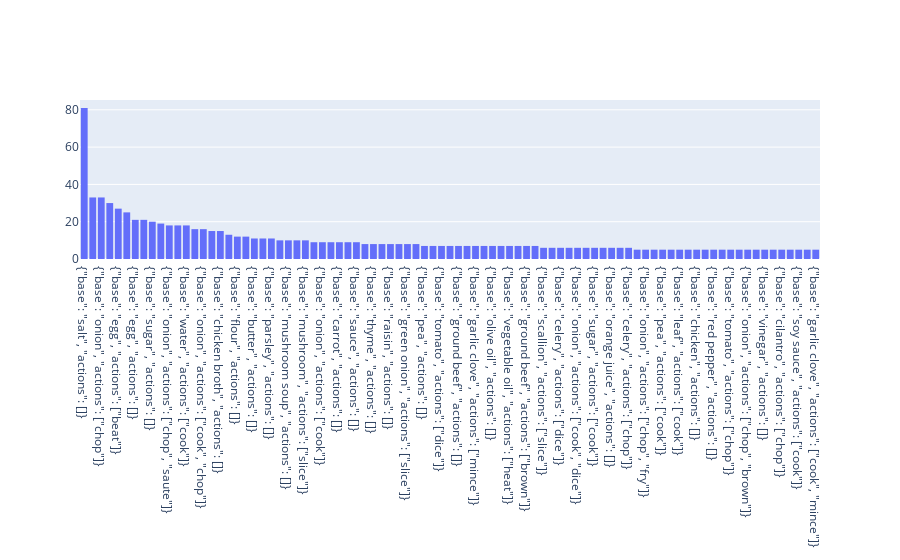

The cell this chart's notebook holds for it:
### Code cell
ing = EA.Ingredient("rice")
ing.apply_action("cook")

keys, values = EA.m_mix.get_adjacent(ing.to_json())
data = go.Histogram(x=keys, y=values, histfunc="sum")
iplot([data])

### Figure 1 — Plotly figure (JSON) as saved in the notebook; plotly's stock layout.template omitted (floating-point values rounded to 4 significant figures)
{"data": [{"histfunc": "sum", "type": "histogram", "x": ["{\"base\": \"salt\", \"actions\": []}", "{\"base\": \"water\", \"actions\": []}", "{\"base\": \"onion\", \"actions\": [\"chop\"]}", "{\"base\": \"soy sauce\", \"actions\": []}", "{\"base\": \"egg\", \"actions\": [\"beat\"]}", "{\"base\": \"salt\", \"actions\": [\"cook\"]}", "{\"base\": \"egg\", \"actions\": []}", "{\"base\": \"parsley\", \"actions\": [\"chop\"]}", "{\"base\": \"sugar\", \"actions\": []}", "{\"base\": \"cheese\", \"actions\": []}", "{\"base\": \"onion\", \"actions\": [\"chop\", \"saute\"]}", "{\"base\": \"pepper\", \"actions\": []}", "{\"base\": \"water\", \"actions\": [\"cook\"]}", "{\"base\": \"milk\", \"actions\": []}", "{\"base\": \"onion\", \"actions\": [\"cook\", \"chop\"]}", "{\"base\": \"black pepper\", \"actions\": []}", "{\"base\": \"chicken broth\", \"actions\": []}", "{\"base\": \"cheese\", \"actions\": [\"grate\"]}", "{\"base\": \"flour\", \"actions\": []}", "{\"base\": \"garlic\", \"actions\": []}", "{\"base\": \"butter\", \"actions\": []}", "{\"base\": \"butter\", \"actions\": [\"melt\"]}", "{\"base\": \"parsley\", \"actions\": []}", "{\"base\": \"olive oil\", \"actions\": [\"cook\", \"heat\"]}", "{\"base\": \"mushroom soup\", \"actions\": []}", "{\"base\": \"olive oil\", \"actions\": [\"heat\"]}", "{\"base\": \"mushroom\", \"actions\": [\"slice\"]}", "{\"base\": \"green onion\", \"actions\": [\"chop\"]}", "{\"base\": \"onion\", \"actions\": [\"cook\"]}", "{\"base\": \"curry\", \"actions\": []}", "{\"base\": \"carrot\", \"actions\": []}", "{\"base\": \"chicken broth\", \"actions\": [\"cook\"]}", "{\"base\": \"sauce\", \"actions\": []}", "{\"base\": \"butter\", \"actions\": [\"cook\"]}", "{\"base\": \"thyme\", \"actions\": []}", "{\"base\": \"lemon juice\", \"actions\": []}", "{\"base\": \"raisin\", \"actions\": []}", "{\"base\": \"clove garlic\", \"actions\": []}", "{\"base\": \"green onion\", \"actions\": [\"slice\"]}", "{\"base\": \"almond\", \"actions\": []}", "{\"base\": \"pea\", \"actions\": []}", "{\"base\": \"chicken stock\", \"actions\": []}", "{\"base\": \"tomato\", \"actions\": [\"dice\"]}", "{\"base\": \"onion\", \"actions\": []}", "{\"base\": \"ground beef\", \"actions\": []}", "{\"base\": \"pork\", \"actions\": []}", "{\"base\": \"garlic clove\", \"actions\": [\"mince\"]}", "{\"base\": \"pea\", \"actions\": [\"thaw\"]}", "{\"base\": \"olive oil\", \"actions\": []}", "{\"base\": \"tomato\", \"actions\": []}", "{\"base\": \"vegetable oil\", \"actions\": [\"heat\"]}", "{\"base\": \"scallion\", \"actions\": [\"chop\"]}", "{\"base\": \"ground beef\", \"actions\": [\"brown\"]}", "{\"base\": \"cream\", \"actions\": [\"sour\"]}", "{\"base\": \"scallion\", \"actions\": [\"slice\"]}", "{\"base\": \"shrimp\", \"actions\": [\"cook\"]}", "{\"base\": \"celery\", \"actions\": [\"dice\"]}", "{\"base\": \"ground black pepper\", \"actions\": []}", "{\"base\": \"onion\", \"actions\": [\"cook\", \"dice\"]}", "{\"base\": \"egg\", \"actions\": [\"cook\", \"beat\"]}", "{\"base\": \"sugar\", \"actions\": [\"cook\"]}", "{\"base\": \"chicken\", \"actions\": [\"cook\"]}", "{\"base\": \"orange juice\", \"actions\": []}", "{\"base\": \"vegetable oil\", \"actions\": []}", "{\"base\": \"celery\", \"actions\": [\"chop\"]}", "{\"base\": \"paprika\", \"actions\": [\"cook\"]}", "{\"base\": \"onion\", \"actions\": [\"chop\", \"fry\"]}", "{\"base\": \"chicken soup\", \"actions\": []}", "{\"base\": \"pea\", \"actions\": [\"cook\"]}", "{\"base\": \"red onion\", \"actions\": [\"chop\"]}", "{\"base\": \"leaf\", \"actions\": [\"cook\"]}", "{\"base\": \"season\", \"actions\": []}", "{\"base\": \"chicken\", \"actions\": []}", "{\"base\": \"cayenne\", \"actions\": []}", "{\"base\": \"red pepper\", \"actions\": []}", "{\"base\": \"egg\", \"actions\": [\"cook\"]}", "{\"base\": \"tomato\", \"actions\": [\"chop\"]}", "{\"base\": \"butter\", \"actions\": [\"saute\"]}", "{\"base\": \"onion\", \"actions\": [\"chop\", \"brown\"]}", "{\"base\": \"onion\", \"actions\": [\"dice\"]}", "{\"base\": \"vinegar\", \"actions\": []}", "{\"base\": \"leaf\", \"actions\": []}", "{\"base\": \"cilantro\", \"actions\": [\"chop\"]}", "{\"base\": \"onion\", \"actions\": [\"mince\"]}", "{\"base\": \"soy sauce\", \"actions\": [\"cook\"]}", "{\"base\": \"chive\", \"actions\": [\"chop\"]}", "{\"base\": \"garlic clove\", \"actions\": [\"cook\", \"mince\"]}"], "y": [81, 33, 33, 30, 27, 25, 21, 21, 20, 19, 18, 18, 18, 16, 16, 15, 15, 13, 12, 12, 11, 11, 11, 10, 10, 10, 10, 9, 9, 9, 9, 9, 9, 8, 8, 8, 8, 8, 8, 8, 7, 7, 7, 7, 7, 7, 7, 7, 7, 7, 7, 7, 7, 7, 6, 6, 6, 6, 6, 6, 6, 6, 6, 6, 6, 5, 5, 5, 5, 5, 5, 5, 5, 5, 5, 5, 5, 5, 5, 5, 5, 5, 5, 5, 5, 5, 5]}], "layout": {"autosize": true, "xaxis": {"autorange": true, "range": [-0.5, 86.5], "type": "category"}, "yaxis": {"autorange": true, "range": [0, 85.26], "type": "linear"}}}
